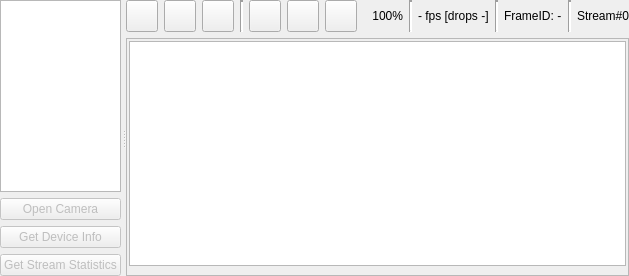
      <widget class="QSplitter" name="m_Splitter1">
       <property name="sizePolicy">
        <sizepolicy hsizetype="Preferred" vsizetype="Preferred">
         <horstretch>0</horstretch>
         <verstretch>0</verstretch>
        </sizepolicy>
       </property>
       <property name="frameShape">
        <enum>QFrame::NoFrame</enum>
       </property>
       <property name="frameShadow">
        <enum>QFrame::Plain</enum>
       </property>
       <property name="lineWidth">
        <number>0</number>
       </property>
       <property name="orientation">
        <enum>Qt::Horizontal</enum>
       </property>
       <property name="opaqueResize">
        <bool>true</bool>
       </property>
       <property name="handleWidth">
        <number>5</number>
       </property>
       <widget class="QWidget" name="layoutWidget1">
        <layout class="QVBoxLayout" name="verticalLayout_2">
         <item>
          <widget class="QListWidget" name="m_CamerasListBox">
           <property name="sizePolicy">
            <sizepolicy hsizetype="Expanding" vsizetype="Expanding">
             <horstretch>0</horstretch>
             <verstretch>0</verstretch>
            </sizepolicy>
           </property>
           <property name="minimumSize">
            <size>
             <width>80</width>
             <height>0</height>
            </size>
           </property>
           <property name="maximumSize">
            <size>
             <width>16777215</width>
             <height>16777215</height>
            </size>
           </property>
          </widget>
         </item>
         <item>
          <widget class="QPushButton" name="m_OpenCloseButton">
           <property name="enabled">
            <bool>false</bool>
           </property>
           <property name="minimumSize">
            <size>
             <width>0</width>
             <height>0</height>
            </size>
           </property>
           <property name="maximumSize">
            <size>
             <width>16777215</width>
             <height>16777215</height>
            </size>
           </property>
           <property name="text">
            <string>Open Camera</string>
           </property>
          </widget>
         </item>
         <item>
          <widget class="QPushButton" name="m_GetDeviceInfoButton">
           <property name="enabled">
            <bool>false</bool>
           </property>
           <property name="text">
            <string>Get Device Info</string>
           </property>
          </widget>
         </item>
         <item>
          <widget class="QPushButton" name="m_GetStreamStatisticsButton">
           <property name="enabled">
            <bool>false</bool>
           </property>
           <property name="text">
            <string>Get Stream Statistics</string>
           </property>
          </widget>
         </item>
        </layout>
       </widget>
       <widget class="QWidget" name="layoutWidget2">
        <layout class="QVBoxLayout" name="verticalLayout">
         <item>
          <layout class="QHBoxLayout" name="horizontalLayout">
           <item>
            <widget class="QPushButton" name="m_StartButton">
             <property name="sizePolicy">
              <sizepolicy hsizetype="Fixed" vsizetype="Fixed">
               <horstretch>0</horstretch>
               <verstretch>0</verstretch>
              </sizepolicy>
             </property>
             <property name="minimumSize">
              <size>
               <width>32</width>
               <height>32</height>
              </size>
             </property>
             <property name="maximumSize">
              <size>
               <width>32</width>
               <height>32</height>
              </size>
             </property>
             <property name="toolTip">
              <string>Start acquisition</string>
             </property>
             <property name="text">
              <string/>
             </property>
             <property name="icon">
              <iconset resource="V4L2Viewer.qrc">
               <normaloff>:/V4L2Viewer/play128.png</normaloff>:/V4L2Viewer/play128.png</iconset>
             </property>
            </widget>
           </item>
           <item>
            <widget class="QPushButton" name="m_ToggleButton">
             <property name="sizePolicy">
              <sizepolicy hsizetype="Fixed" vsizetype="Fixed">
               <horstretch>0</horstretch>
               <verstretch>0</verstretch>
              </sizepolicy>
             </property>
             <property name="minimumSize">
              <size>
               <width>32</width>
               <height>32</height>
              </size>
             </property>
             <property name="maximumSize">
              <size>
               <width>32</width>
               <height>32</height>
              </size>
             </property>
             <property name="toolTip">
              <string>Toggle acquisition</string>
             </property>
             <property name="text">
              <string/>
             </property>
             <property name="icon">
              <iconset resource="V4L2Viewer.qrc">
               <normaloff>:/V4L2Viewer/play128orange.png</normaloff>:/V4L2Viewer/play128orange.png</iconset>
             </property>
            </widget>
           </item>
           <item>
            <widget class="QPushButton" name="m_StopButton">
             <property name="sizePolicy">
              <sizepolicy hsizetype="Fixed" vsizetype="Fixed">
               <horstretch>0</horstretch>
               <verstretch>0</verstretch>
              </sizepolicy>
             </property>
             <property name="minimumSize">
              <size>
               <width>32</width>
               <height>32</height>
              </size>
             </property>
             <property name="maximumSize">
              <size>
               <width>32</width>
               <height>32</height>
              </size>
             </property>
             <property name="toolTip">
              <string>Stop acquisition</string>
             </property>
             <property name="text">
              <string/>
             </property>
             <property name="icon">
              <iconset resource="V4L2Viewer.qrc">
               <normaloff>:/V4L2Viewer/stop4.png</normaloff>:/V4L2Viewer/stop4.png</iconset>
             </property>
            </widget>
           </item>
           <item>
            <widget class="Line" name="line_1">
             <property name="lineWidth">
              <number>2</number>
             </property>
             <property name="orientation">
              <enum>Qt::Vertical</enum>
             </property>
            </widget>
           </item>
           <item>
            <widget class="QPushButton" name="m_ZoomFitButton">
             <property name="sizePolicy">
              <sizepolicy hsizetype="Fixed" vsizetype="Fixed">
               <horstretch>0</horstretch>
               <verstretch>0</verstretch>
              </sizepolicy>
             </property>
             <property name="minimumSize">
              <size>
               <width>32</width>
               <height>32</height>
              </size>
             </property>
             <property name="maximumSize">
              <size>
               <width>32</width>
               <height>32</height>
              </size>
             </property>
             <property name="toolTip">
              <string>Fit to Window</string>
             </property>
             <property name="text">
              <string/>
             </property>
             <property name="icon">
              <iconset resource="V4L2Viewer.qrc">
               <normaloff>:/V4L2Viewer/magnifying-glass1.png</normaloff>:/V4L2Viewer/magnifying-glass1.png</iconset>
             </property>
             <property name="checkable">
              <bool>true</bool>
             </property>
            </widget>
           </item>
           <item>
            <widget class="QPushButton" name="m_ZoomInButton">
             <property name="sizePolicy">
              <sizepolicy hsizetype="Fixed" vsizetype="Fixed">
               <horstretch>0</horstretch>
               <verstretch>0</verstretch>
              </sizepolicy>
             </property>
             <property name="minimumSize">
              <size>
               <width>32</width>
               <height>32</height>
              </size>
             </property>
             <property name="maximumSize">
              <size>
               <width>32</width>
               <height>32</height>
              </size>
             </property>
             <property name="toolTip">
              <string>Switch the resize.</string>
             </property>
             <property name="text">
              <string/>
             </property>
             <property name="icon">
              <iconset resource="V4L2Viewer.qrc">
               <normaloff>:/V4L2Viewer/zoom75.png</normaloff>:/V4L2Viewer/zoom75.png</iconset>
             </property>
             <property name="autoRepeat">
              <bool>true</bool>
             </property>
            </widget>
           </item>
           <item>
            <widget class="QPushButton" name="m_ZoomOutButton">
             <property name="sizePolicy">
              <sizepolicy hsizetype="Fixed" vsizetype="Fixed">
               <horstretch>0</horstretch>
               <verstretch>0</verstretch>
              </sizepolicy>
             </property>
             <property name="minimumSize">
              <size>
               <width>32</width>
               <height>32</height>
              </size>
             </property>
             <property name="maximumSize">
              <size>
               <width>32</width>
               <height>32</height>
              </size>
             </property>
             <property name="toolTip">
              <string>Switch the resize.</string>
             </property>
             <property name="text">
              <string/>
             </property>
             <property name="icon">
              <iconset resource="V4L2Viewer.qrc">
               <normaloff>:/V4L2Viewer/magnifying-glass2.png</normaloff>:/V4L2Viewer/magnifying-glass2.png</iconset>
             </property>
             <property name="autoRepeat">
              <bool>true</bool>
             </property>
            </widget>
           </item>
           <item>
            <widget class="QLabel" name="m_ZoomLabel">
             <property name="sizePolicy">
              <sizepolicy hsizetype="Fixed" vsizetype="Preferred">
               <horstretch>0</horstretch>
               <verstretch>0</verstretch>
              </sizepolicy>
             </property>
             <property name="minimumSize">
              <size>
               <width>40</width>
               <height>0</height>
              </size>
             </property>
             <property name="maximumSize">
              <size>
               <width>40</width>
               <height>16777215</height>
              </size>
             </property>
             <property name="text">
              <string>100%</string>
             </property>
             <property name="alignment">
              <set>Qt::AlignRight|Qt::AlignTrailing|Qt::AlignVCenter</set>
             </property>
            </widget>
           </item>
           <item>
            <widget class="Line" name="line_2">
             <property name="lineWidth">
              <number>2</number>
             </property>
             <property name="orientation">
              <enum>Qt::Vertical</enum>
             </property>
            </widget>
           </item>
           <item>
            <widget class="QLabel" name="m_FramesPerSecondLabel">
             <property name="text">
              <string>- fps [drops -]</string>
             </property>
            </widget>
           </item>
           <item>
            <widget class="Line" name="line_3">
             <property name="lineWidth">
              <number>2</number>
             </property>
             <property name="orientation">
              <enum>Qt::Vertical</enum>
             </property>
            </widget>
           </item>
           <item>
            <widget class="QLabel" name="m_FrameIdLabel">
             <property name="text">
              <string>FrameID: -</string>
             </property>
            </widget>
           </item>
           <item>
            <widget class="Line" name="line">
             <property name="lineWidth">
              <number>2</number>
             </property>
             <property name="orientation">
              <enum>Qt::Vertical</enum>
             </property>
            </widget>
           </item>
           <item>
            <widget class="QLabel" name="m_StreamLabel">
             <property name="text">
              <string>Stream#0</string>
             </property>
            </widget>
           </item>
           <item>
            <spacer name="horizontalSpacer">
             <property name="orientation">
              <enum>Qt::Horizontal</enum>
             </property>
             <property name="sizeHint" stdset="0">
              <size>
               <width>40</width>
               <height>20</height>
              </size>
             </property>
            </spacer>
           </item>
          </layout>
         </item>
         <item>
          <widget class="QScrollArea" name="scrollArea">
           <property name="widgetResizable">
            <bool>true</bool>
           </property>
           <widget class="QWidget" name="scrollAreaWidgetContents">
            <property name="geometry">
             <rect>
              <x>0</x>
              <y>0</y>
              <width>835</width>
              <height>294</height>
             </rect>
            </property>
            <layout class="QHBoxLayout" name="horizontalLayout_4">
             <property name="leftMargin">
              <number>2</number>
             </property>
             <property name="topMargin">
              <number>2</number>
             </property>
             <property name="rightMargin">
              <number>2</number>
             </property>
             <item>
              <widget class="QGraphicsView" name="m_ImageView"/>
             </item>
            </layout>
           </widget>
          </widget>
         </item>
        </layout>
       </widget>
      </widget>
